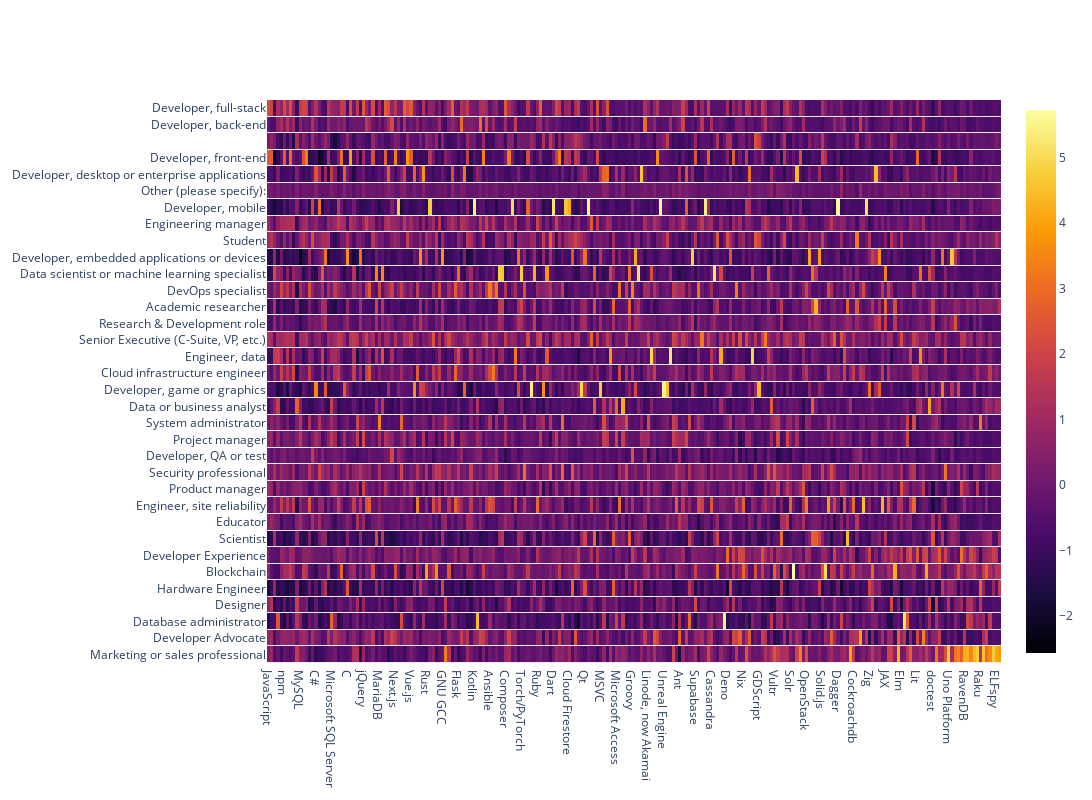

Notebook code cell kept with this figure:
### Code cell
fig = go.Figure(
    data=go.Heatmap(
        z=normalized_skills_df,
        x=normalized_skills_df.columns,
        y=normalized_skills_df.index,
        colorscale='inferno',
        ygap=1
    )
)

fig.update_layout(width=1300, height=800)

fig.show()

### Figure 1 — Plotly figure (JSON) as saved in the notebook; plotly's stock layout.template omitted (floating-point values rounded to 4 significant figures; data arrays with more than 128 entries replaced by an {"elided": "..."} marker saying what was removed)
{"data": [{"colorscale": [[0, "#000004"], [0.1111, "#1b0c41"], [0.2222, "#4a0c6b"], [0.3333, "#781c6d"], [0.4444, "#a52c60"], [0.5556, "#cf4446"], [0.6667, "#ed6925"], [0.7778, "#fb9b06"], [0.8889, "#f7d13d"], [1, "#fcffa4"]], "type": "heatmap", "x": {"elided": "267 str values"}, "y": ["Marketing or sales professional", "Developer Advocate", "Database administrator", "Designer", "Hardware Engineer", "Blockchain", "Developer Experience", "Scientist", "Educator", "Engineer, site reliability", "Product manager", "Security professional", "Developer, QA or test", "Project manager", "System administrator", "Data or business analyst", "Developer, game or graphics", "Cloud infrastructure engineer", "Engineer, data", "Senior Executive (C-Suite, VP, etc.)", "Research & Development role", "Academic researcher", "DevOps specialist", "Data scientist or machine learning specialist", "Developer, embedded applications or devices", "Student", "Engineering manager", "Developer, mobile", "Other (please specify):", "Developer, desktop or enterprise applications", "Developer, front-end", "", "Developer, back-end", "Developer, full-stack"], "ygap": 1, "z": {"elided": "34x267 float values"}}], "layout": {"height": 800, "width": 1300}}
